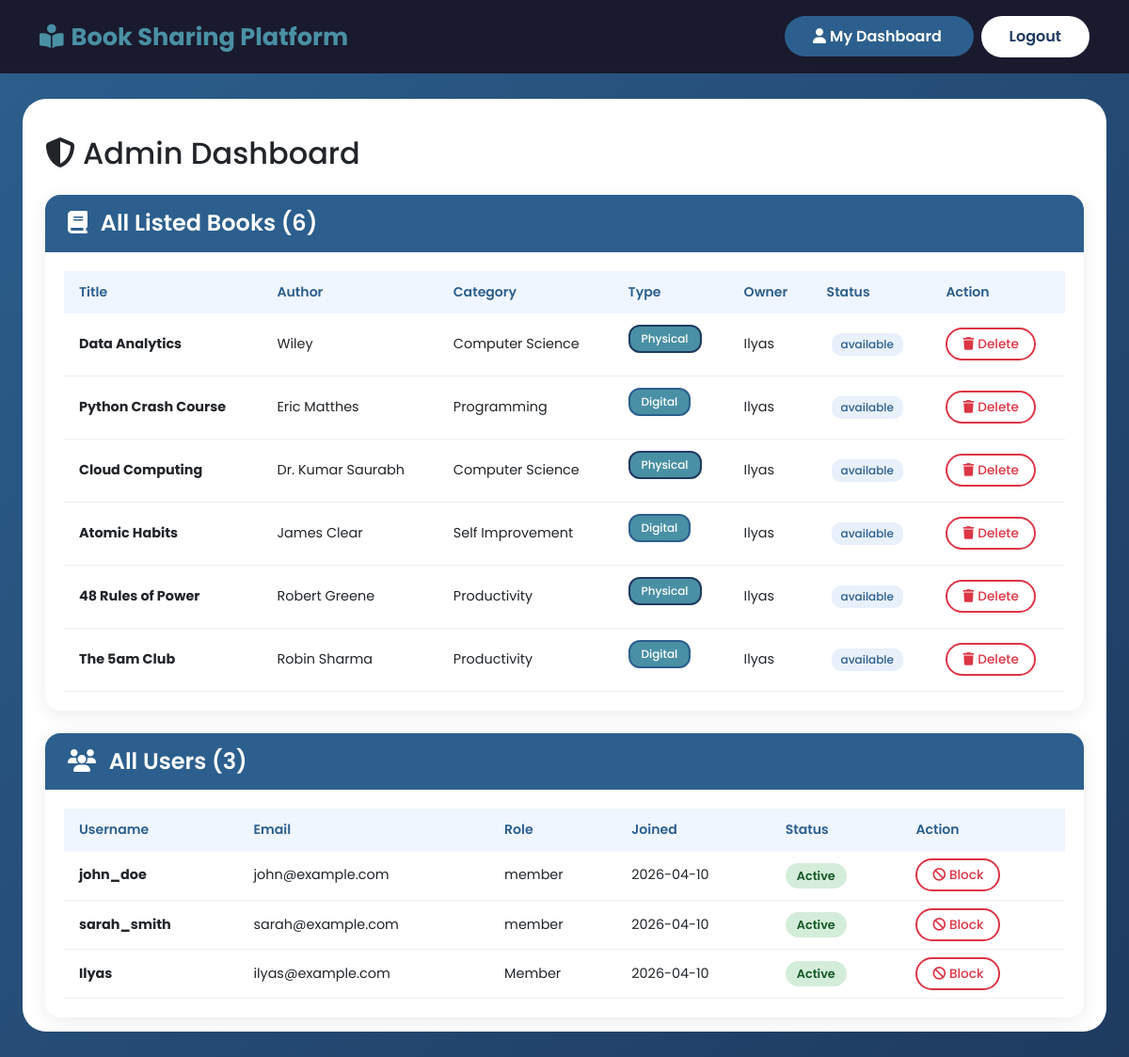
Before: /admin (signed in) with the older database file.
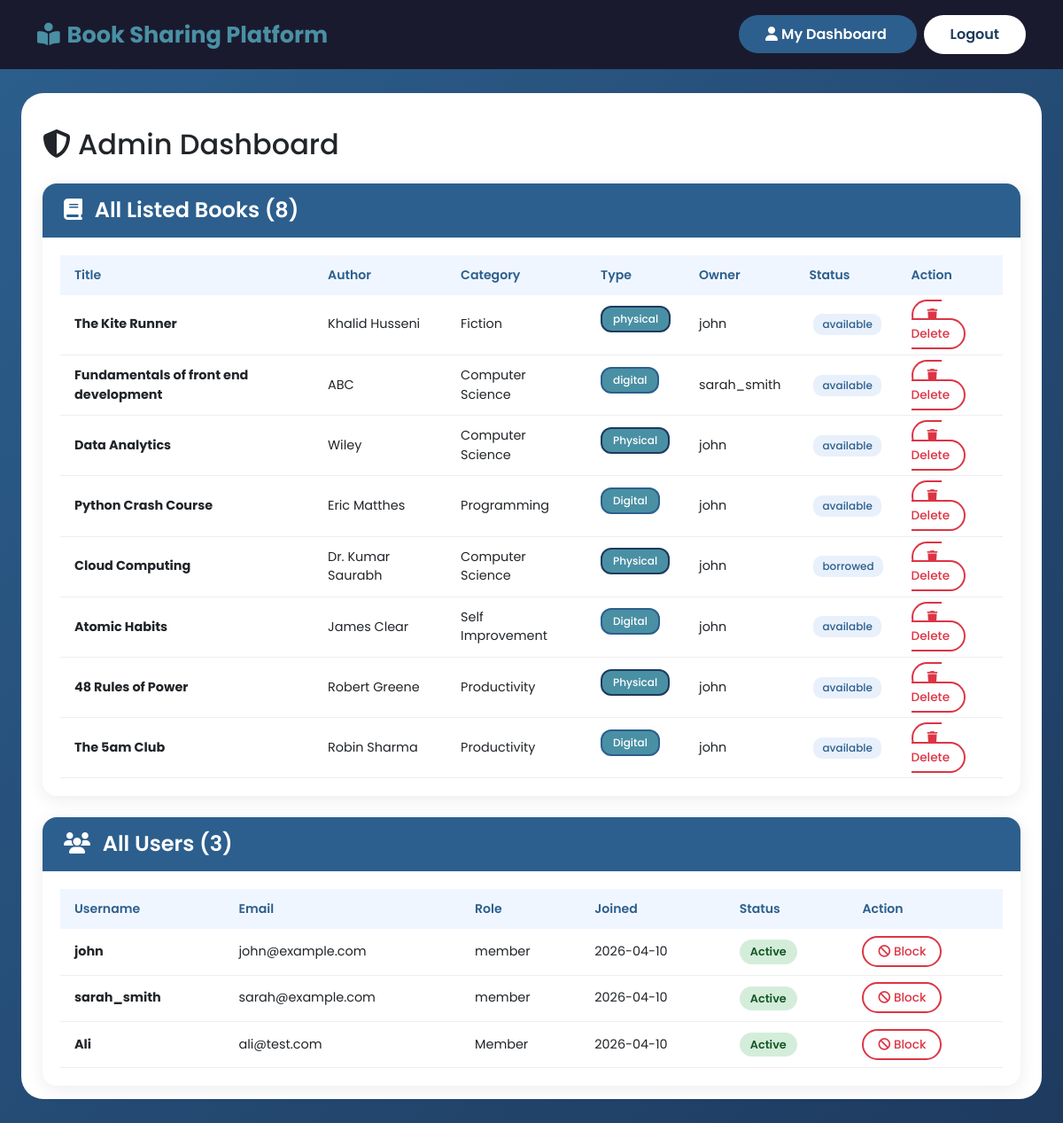
After: the same page with the newer database file.
### tables this page shows
CREATE TABLE books (
    id INTEGER PRIMARY KEY AUTOINCREMENT,
    owner_id INTEGER NOT NULL,
    title TEXT NOT NULL,
    author TEXT NOT NULL,
    category TEXT NOT NULL,
    status TEXT DEFAULT 'available',
    location_notes TEXT,
    type TEXT NOT NULL,
    image_file TEXT, -- Added this to store "data.jpg", "python.webp", etc.
    file_path TEXT,
    added_date TIMESTAMP DEFAULT CURRENT_TIMESTAMP,
    FOREIGN KEY (owner_id) REFERENCES users (id)
);

CREATE TABLE users (
    id INTEGER PRIMARY KEY AUTOINCREMENT,
    username TEXT UNIQUE NOT NULL,
    email TEXT UNIQUE NOT NULL,
    password TEXT NOT NULL,
    role TEXT DEFAULT 'member',
    location TEXT,
    contact_info TEXT,
    created_at TIMESTAMP DEFAULT CURRENT_TIMESTAMP
);

### app.py (the view)
@app.route('/admin')
@login_required
def admin_dashboard():
    if current_user.role != 'admin':
        flash('You are not authorized to access this page!', 'danger')
        return redirect(url_for('index'))
    conn = get_db_connection()
    all_books = conn.execute('''
        SELECT b.*, u.username as owner_name
        FROM books b
        JOIN users u ON b.owner_id = u.id
        ORDER BY b.added_date DESC
    ''').fetchall()
    all_users = conn.execute('''
        SELECT * FROM users
        WHERE role != "admin"
        ORDER BY created_at DESC
    ''').fetchall()
    conn.close()
    return render_template('admin.html',
                           all_books=all_books,
                           all_users=all_users)

### app.py (called while the page is built)
def get_db_connection():
    connection = sqlite3.connect('database.db')
    connection.row_factory = sqlite3.Row
    return connection

@login_manager.user_loader
def load_user(user_id):
    conn = get_db_connection()
    user = conn.execute('SELECT * FROM users WHERE id = ?', (user_id,)).fetchone()
    conn.close()
    if user:
        return User(user['id'], user['username'], user['email'], user['role'])
    return None

### templates/admin.html (shortened to what the changed rows need)
<!DOCTYPE html>
<html lang="en">
<head>
    <link href="https://cdn.jsdelivr.net/npm/bootstrap@5.3.0/dist/css/bootstrap.min.css" rel="stylesheet">
    <link rel="stylesheet" href="https://cdnjs.cloudflare.com/ajax/libs/font-awesome/6.4.0/css/all.min.css">
    <link rel="stylesheet" href="{{ url_for('static', filename='css/style.css') }}">
</head>
<body>
    <section class="dashboard">
        <div class="dashboard-pg">
            <div class="container mt-4">
                <h2><i class="fas fa-shield-alt me-2"></i>Admin Dashboard</h2>
                <section class="book-sec mt-4">
                    <div class="admin-section">
                        <div class="admin-section-header">
                            <h4>
                                <i class="fas fa-book me-2"></i>
                                All Listed Books ({{ all_books|length }})
                            </h4>
                        </div>
                        <div class="admin-table-wrapper">
                            <table class="admin-table">
                                <thead>
                                    <tr>
                                        <th>Title</th>
                                        <th>Author</th>
                                        <th>Category</th>
                                        <th>Type</th>
                                        <th>Owner</th>
                                        <th>Status</th>
                                        <th>Action</th>
                                    </tr>
                                </thead>
                                <tbody>
                                    {% for book in all_books %}
                                    <tr>
                                        <td><strong>{{ book['title'] }}</strong></td>
                                        <td>{{ book['author'] }}</td>
                                        <td>{{ book['category'] }}</td>
                                        <td>
                                            <span class="book-type type-{{ book['type']|lower }}">
                                                {{ book['type'] }}
                                            </span>
                                        </td>
                                        <td>{{ book['owner_name'] }}</td>
                                        <td>
                                            <span class="status-badge">{{ book['status'] }}</span>
                                        </td>
                                        <td>
                                            <a href="{{ url_for('admin_delete_book', book_id=book['id']) }}"
                                                class="btn-delete"
                                                onclick="return confirm('Delete this book permanently?')">
                                                <i class="fas fa-trash me-1"></i>Delete
                                            </a>
                                        </td>
                                    </tr>
                                    {% endfor %}
                                </tbody>
                            </table>
                        </div>
                    </div>
                    <div class="admin-section mt-4">
                        <div class="admin-table-wrapper">
                            <table class="admin-table">
                                <thead>
                                    <tr>
                                        <th>Username</th>
                                        <th>Email</th>
                                        <th>Role</th>
                                        <th>Joined</th>
                                        <th>Status</th>
                                        <th>Action</th>
                                    </tr>
                                </thead>
                                <tbody>
                                    {% for user in all_users %}
                                    <tr class="{{ 'blocked-row' if user['is_blocked'] == 1 }}">
                                        <td><strong>{{ user['username'] }}</strong></td>
                                        <td>{{ user['email'] }}</td>
                                        <td>{{ user['role'] }}</td>
                                        <td>{{ user['created_at'][:10] }}</td>
                                        <td>
                                            {% if user['is_blocked'] == 1 %}
                                            <span class="status-pill rejected">Blocked</span>
                                            {% else %}
                                            <span class="status-pill accepted">Active</span>
                                            {% endif %}
                                        </td>
                                        <td>
                                            <a href="{{ url_for('block_user', user_id=user['id']) }}"
                                                class="{{ 'btn-accept' if user['is_blocked'] == 1 else 'btn-delete' }}"
                                                onclick="return confirm('Are you sure you want to block/unblock this user?')">
                                                {% if user['is_blocked'] == 1 %}
                                                <i class="fas fa-unlock me-1"></i>Unblock
                                                {% else %}
                                                <i class="fas fa-ban me-1"></i>Block
                                                {% endif %}
                                            </a>
                                        </td>
                                    </tr>
                                    {% endfor %}
                                </tbody>
                            </table>
                        </div>
                    </div>
                </section>
            </div>
        </div>
    </section>
</body>
</html>

Changed rows visible on the page:
added books: title "The Kite Runner", author "Khalid Husseni", category "Fiction", type "physical", owner_name "john", status "available"
added books: title "Fundamentals of front end development", author "ABC", category "Computer Science", type "digital", owner_name "sarah_smith", status "available"
changed books "Data Analytics": owner_name "Ilyas" → "john"
changed books "Python Crash Course": owner_name "Ilyas" → "john"
changed books "Cloud Computing": owner_name "Ilyas" → "john"; status "available" → "borrowed"
changed books "Atomic Habits": owner_name "Ilyas" → "john"
changed books "48 Rules of Power": owner_name "Ilyas" → "john"
changed books "The 5am Club": owner_name "Ilyas" → "john"
changed users "john@example.com": username "john_doe" → "john"
changed users "Member": username "Ilyas" → "Ali"; email "ilyas@example.com" → "ali@test.com"
Other visible differences:
{{ all_books|length }}: "6" → "8"
